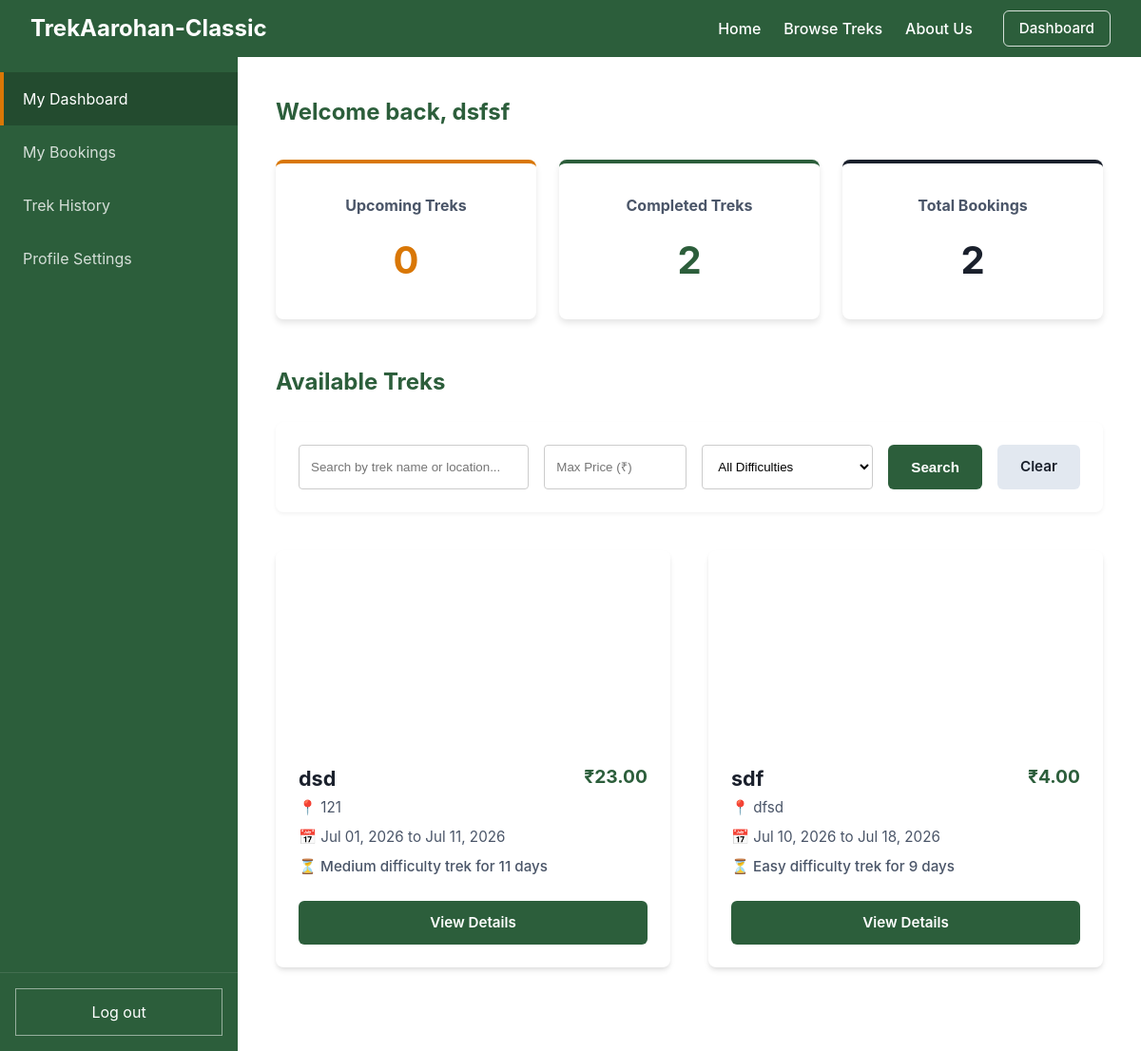
Before: /trekker/dashboard (signed in) with the older database file.
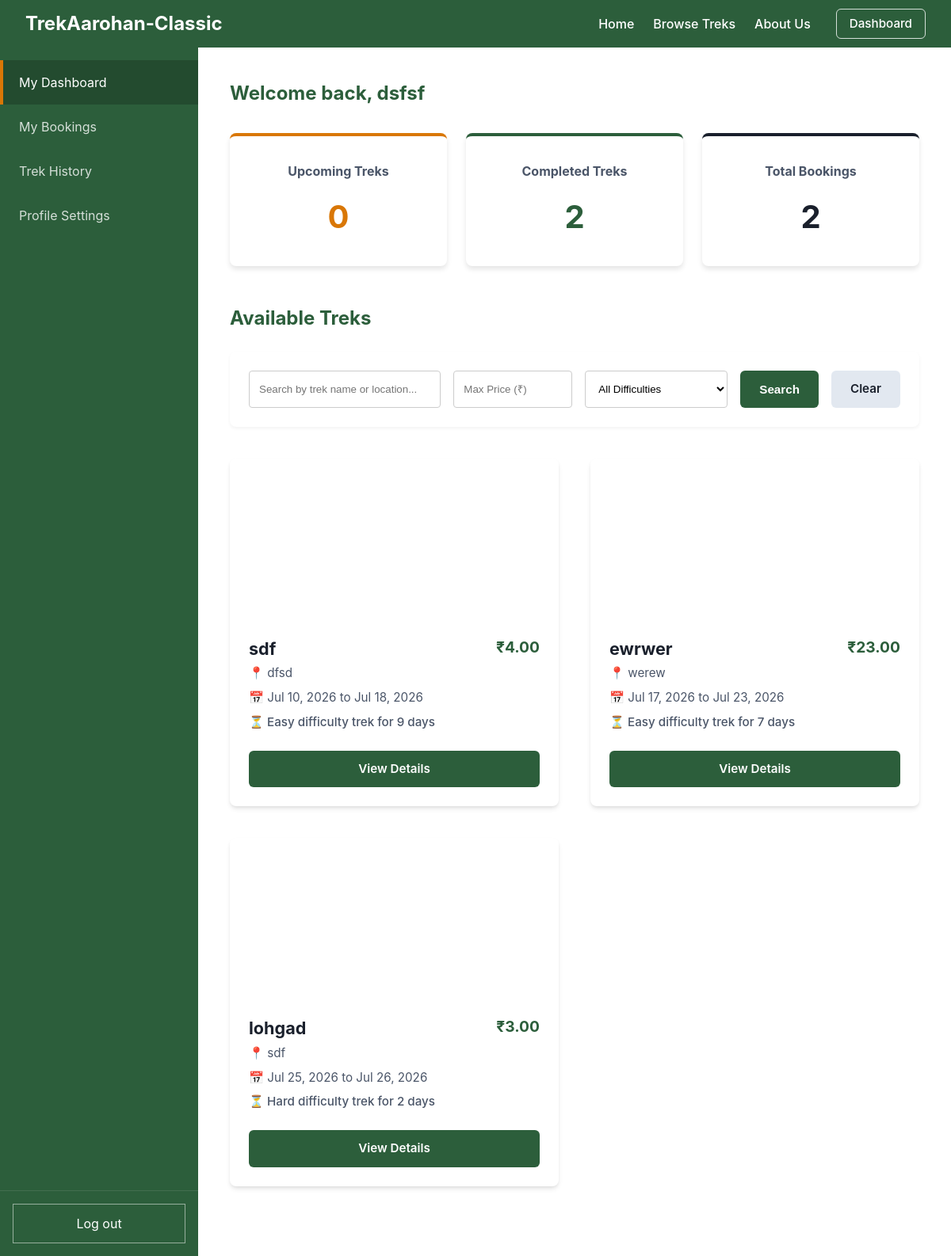
After: the same page with the newer database file.
### models.py (models this page shows)
class Trek(db.Model):
    __tablename__ = "trek"
    id = db.Column(db.Integer, primary_key=True, autoincrement=True)
    name = db.Column(db.String(100), nullable=False)
    description = db.Column(db.Text, nullable=True)
    difficulty = db.Column(db.String(20), nullable=False)  # "easy", "medium", "hard"
    location = db.Column(db.String(100), nullable=False)
    slots_available = db.Column(db.Integer, nullable=False)
    start_date = db.Column(db.Date, nullable=False)
    end_date = db.Column(db.Date, nullable=False)
    status = db.Column(db.String(20), default="open", nullable=False)  # "open", "full", "ongoing", "completed", "cancelled"
    assigned_staff_id = db.Column(db.Integer, db.ForeignKey("user.id"), nullable=False)
    cover_image = db.Column(db.String(255), nullable=True)
    price = db.Column(db.Float, default=0.0, nullable=False)
    bookings = db.relationship("Booking", backref="trek", lazy=True)

### app.py (the view)
    @app.route("/trekker/dashboard")
    @login_required
    def trekker_dashboard():
        if current_user.role != 0:
            return redirect(url_for("home"))
        bookings = Booking.query.filter_by(user_id=current_user.id).order_by(Booking.booking_date.desc()).all()
        booked_trek_ids = [b.trek_id for b in bookings if b.status == "booked"]
        q = request.args.get("q", "").strip()
        difficulty = request.args.get("difficulty", "")
        max_price = request.args.get("max_price", "").strip()
        query = Trek.query.filter(Trek.status == "open")
        if booked_trek_ids:
            query = query.filter(~Trek.id.in_(booked_trek_ids))
        if q:
            query = query.filter(db.or_(Trek.name.ilike(f"%{q}%"), Trek.location.ilike(f"%{q}%")))
        if difficulty:
            query = query.filter(Trek.difficulty == difficulty)
        if max_price:
            try:
                query = query.filter(Trek.price <= float(max_price))
            except ValueError:
                pass
        available_treks = query.order_by(Trek.start_date.asc()).all()
        return render_template("trekker_dashboard.html", bookings=bookings, available_treks=available_treks, current_q=q, current_difficulty=difficulty, current_max_price=max_price)

### templates/trekker_dashboard.html (shortened to what the changed rows need)
{% extends "trekker_base.html" %}
{% set active_page = "dashboard" %}
{% block dashboard_content %}
    <h2 style="color: var(--primary-color);">Welcome back, {{ current_user.name }}</h2>
        {% set valid_bookings = bookings|selectattr("status", "in", ["booked", "completed"])|list %}
        {% set upcoming_treks = valid_bookings|selectattr("trek.status", "in", ["open", "full", "ongoing"])|list %}
		{% set completed_treks = valid_bookings|selectattr("trek.status", "equalto", "completed")|list %}
    <div style="margin-bottom: 3rem;">
        <div style="display: flex; justify-content: space-between; align-items: center; margin-bottom: 1.5rem;">
            <h2 style="margin: 0; font-size: 1.5rem;">Available Treks</h2>
        </div>
        {% if available_treks %}
        <div style="display: grid; grid-template-columns: repeat(auto-fill, minmax(350px, 1fr)); gap: 2.5rem;">
            {% for t in available_treks %}
            <div class="card" style="padding: 0; overflow: hidden; display: flex; flex-direction: column; box-shadow: 0 4px 6px -1px rgba(0, 0, 0, 0.1), 0 2px 4px -1px rgba(0, 0, 0, 0.06); transition: transform 0.2s;">
                {% if t.cover_image %}
                    <div style="height: 200px; background-image: url('{{ url_for('static', filename='uploads/' ~ t.cover_image) }}'); background-size: cover; background-position: center;"></div>
                {% else %}
                    <div style="height: 200px; background-image: url('{{ url_for('static', filename='images/trek.jpg') }}'); background-size: cover; background-position: center;"></div>
                {% endif %}
                <div style="padding: 1.5rem; display: flex; flex-direction: column; flex-grow: 1;">
                    <div style="display: flex; justify-content: space-between; align-items: flex-start; margin-bottom: 0.25rem;">
                        <h3 style="margin: 0; font-size: 1.35rem;">{{ t.name }}</h3>
                        <span style="font-weight: bold; font-size: 1.2rem; color: var(--primary-color);">₹{{ "%.2f"|format(t.price) }}</span>
                    </div>
                    <p style="color: var(--secondary-color); font-size: 0.95rem; margin: 0 0 0.5rem 0;">📍 {{ t.location }}</p>
                    <p style="color: var(--secondary-color); font-size: 0.95rem; margin: 0 0 0.5rem 0;">📅 {{ t.start_date.strftime('%b %d, %Y') }} to {{ t.end_date.strftime('%b %d, %Y') }}</p>
                    <p style="color: var(--secondary-color); font-size: 0.95rem; margin: 0 0 1.5rem 0; font-weight: 500;">⏳ {{ t.difficulty|capitalize }} difficulty trek for {{ (t.end_date - t.start_date).days + 1 }} days</p>
                    <div style="margin-top: auto; text-align: center;">
                        <a href="{{ url_for('public_trek_detail', id=t.id) }}" class="btn btn-primary" style="width: 100%; display: block; box-sizing: border-box;">View Details</a>
                    </div>
                </div>
            </div>
            {% endfor %}
        </div>
        {% else %}
        <div class="card" style="text-align: center; padding: 3rem; color: var(--secondary-color);">
            <p style="margin: 0;">No open treks available at the moment. Check back later!</p>
        </div>
        {% endif %}
    </div>
{% endblock %}

Changed rows visible on the page:
no longer on this page (row edited): Trek: name "dsd", price "23.00", location "121", start_date "Jul 01, 2026", end_date "Jul 11, 2026", difficulty "Medium", (t.end_date-t.start_date).days+1 "11"
now on this page (row edited): Trek: name "ewrwer", price "23.00", location "werew", start_date "Jul 17, 2026", end_date "Jul 23, 2026", difficulty "Easy", (t.end_date-t.start_date).days+1 "7"
now on this page (row edited): Trek: name "lohgad", price "3.00", location "sdf", start_date "Jul 25, 2026", end_date "Jul 26, 2026", difficulty "Hard", (t.end_date-t.start_date).days+1 "2"
